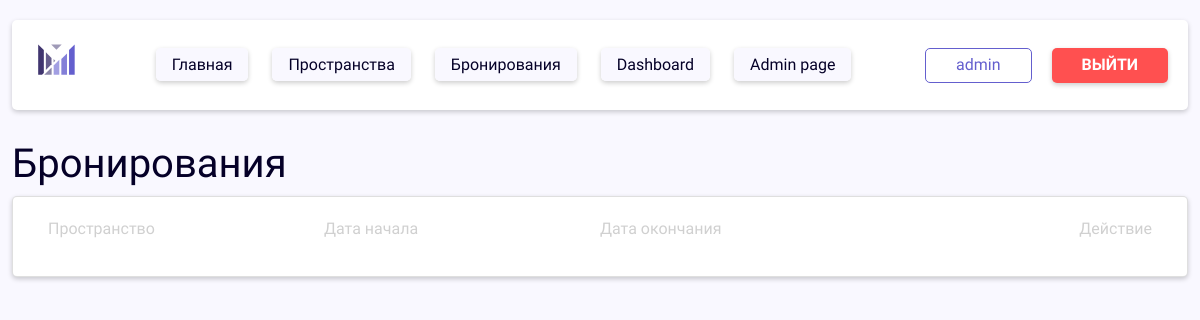
The app's page /bookings/ (signed in), older data.
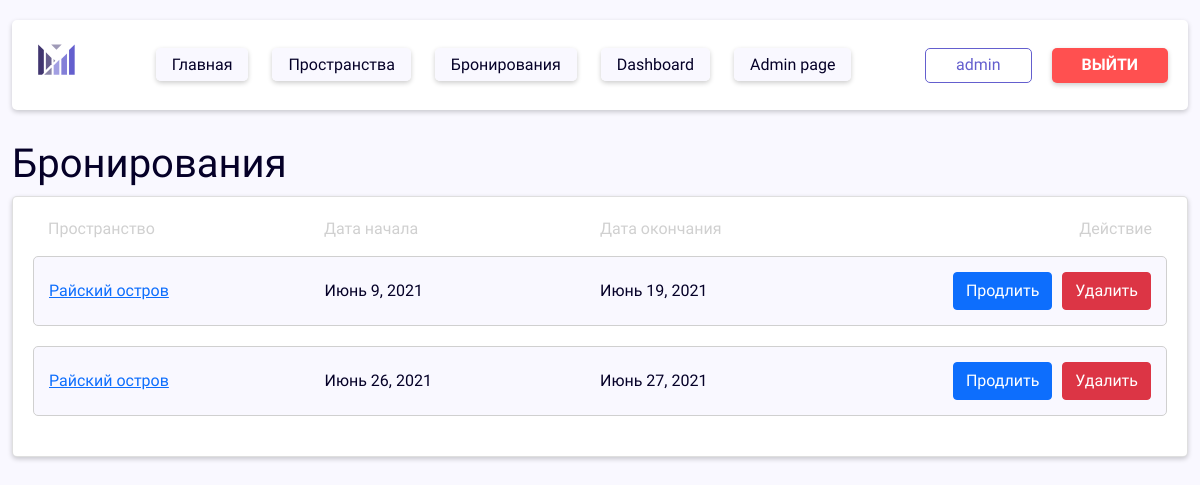
The same page, newer data.
### coworking/apps/main/models.py (models this page shows)
class User(AbstractUser):
    phone_number = models.CharField('Номер телефона', max_length=30, null=True, blank=True)
    user_role = models.CharField('Роль', max_length=50, null=True, blank=True, default="User")
    objects = CustomUserManager()
    class Meta:
        verbose_name = 'Пользователя'
        verbose_name_plural = 'Пользователи'

### coworking/apps/bookings/models.py (models this page shows, shortened)
class Booking(models.Model):
    start_date = models.DateTimeField('Дата начала брони')
    end_date = models.DateTimeField('Дата окончания брони')
    space = models.ForeignKey('spaces.Space', on_delete=models.CASCADE)
    user = models.ForeignKey(settings.AUTH_USER_MODEL, on_delete=models.CASCADE)
    class Meta:
        verbose_name = 'Бронь'
        verbose_name_plural = 'Бронирования'

### coworking/apps/spaces/models.py (models this page shows)
class Space(models.Model):
    address = models.CharField('Адрес', max_length=60)
    capacity = models.IntegerField('Вместимость')
    name = models.CharField('Название', max_length=30)
    area = models.IntegerField('Площадь')
    daily_cost = models.IntegerField('Цена за день')
    description = models.TextField('Описание')
    photo = models.ImageField(upload_to='coworking/static/img/spaces-images', default='')
    feature = models.ManyToManyField(Feature)
    def __str__(self):
        return self.name
    class Meta:
        verbose_name = 'Пространство'
        verbose_name_plural = 'Пространства'

### coworking/apps/bookings/views.py (the view)
# urls.py: path('', views.index, name='index'),
def index(request):
    bookings = Booking.objects.all().order_by('start_date')
    data = {
        'bookings': bookings,
    }
    return render(request, 'cabinet/bookings.html', data)

### coworking/templates/cabinet/bookings.html (shortened to what this page needs)
{% extends 'layout.html' %}
{% block content %}
  {% include 'header.html' %}
  <main class="main">
    <div class="container-fluid">
      {% if request.user.is_authenticated %}
        <h1 class="text-start">Бронирования</h1>
        <div class="card">
          <div class="bookings-card-head">
            <div class="list__item__field bookings-card__space">
              <span class="bookings-card-head__text">Пространство</span>
            </div>
            <div class="list__item__field bookings-card__start-date">
              <span class="bookings-card-head__text">Дата начала</span>
            </div>
            <div class="list__item__field bookings-card__end-date">
              <span class="bookings-card-head__text">Дата окончания</span>
            </div>
            <div class="list__item__field bookings-card__action">
              <span class="bookings-card-head__text">Действие</span>
            </div>
          </div>
          <ul class="list">
            {% for el in bookings %}
              {% if request.user.id == el.user.id %}
                <li class="list__item">
                  <div class="list__item__field bookings-card__space">
                    <a href="/spaces/{{ el.space.id }}" class="list__item__text">{{ el.space }}</a>
                  </div>
                  <div class="list__item__field bookings-card__start-date">
                    <span class="list__item__text">{{ el.start_date.date }}</span>
                  </div>
                  <div class="list__item__field bookings-card__end-date">
                    <span class="list__item__text">{{ el.end_date.date }}</span>
                  </div>
                  <div class="list__item__field bookings-card__action">
                    <a href="update/{{ el.id }}" class="btn btn-primary">Продлить</a>
                    <a href="delete/{{ el.id }}"
                       class="btn btn-danger bookings-card__action__delete">Удалить</a>
                  </div>
                </li>
              {% endif %}
            {% endfor %}
          </ul>
        </div>
      {% else %}
        <h1>You are not authorized</h1>
        <a href="/accounts/login" class="btn btn-primary">Войти</a>
        <a href="{% url 'register' %}" class="btn btn-success">Регистрация</a>
      {% endif %}
    </div>
  </main>
{% endblock %}

### coworking/templates/layout.html (shortened to what this page needs)
{% load static %}
<!DOCTYPE html>
<html lang="en">
<head>
  <link rel="stylesheet" href="https://cdnjs.cloudflare.com/ajax/libs/normalize/8.0.1/normalize.min.css"
/>
  <link href="https://cdn.jsdelivr.net/npm/bootstrap@5.0.2/dist/css/bootstrap.min.css" rel="stylesheet"
>
  <link rel="stylesheet" href="{% static 'css/styles.css' %}">
</head>
<body>
{% block content %}
{% endblock %}
</body>
</html>

### coworking/templates/header.html
{% load static %}
{% load active_link_tags %}
<header class="header">
  <div class="container-fluid">
    <div class="header__card d-flex justify-content-between align-items-center">
      <a href="/"><img src="{% static 'img/logo.svg' %}" class="logo" alt="Logo"/></a>
      <ul class="menu">
        <li class="menu__item">
          <a href="{% url 'index' %}" class="menu__item__link {% active_link 'index' strict=True %}">Главная</a>
          <a href="{% url 'spaces:index' %}" class="menu__item__link {% active_link 'spaces:index' %}">Пространства</a>
          {% if request.user.is_authenticated %}
            <a href="{% url 'bookings:index' %}" class="menu__item__link {% active_link 'bookings:index' %}">Бронирования</a>
            {% if request.user.user_role == 'Operator' or request.user.user_role == 'Admin' %}
              <a href="{% url 'dashboard' %}" class="menu__item__link {% active_link 'dashboard' %}">Dashboard</a>
            {% endif %}
            {% if request.user.user_role == 'Admin' %}
              <a href="/admin" class="menu__item__link">Admin page</a>
            {% endif %}
          {% endif %}
        </li>
      </ul>
      <div class="header-btns">
        {% if request.user.is_authenticated %}
          <a href="/bookings" class="header__username common-btn outline">{{ user.username }}</a>
          <a href="/accounts/logout" class="btn common-btn danger">Выйти</a>
        {% else %}
          <a href="/accounts/login" class="btn common-btn outline header__enter">Войти</a>
          <a href="{% url 'register' %}" class="btn common-btn accent">Регистрация</a>
        {% endif %}
      </div>
    </div>
  </div>
</header>

### coworking/static/css/styles.css (style rules this page uses)
body { margin:0;-webkit-box-sizing:border-box;box-sizing:border-box;font-family:"PT Sans",Arial,sans-serif;-webkit-font-smoothing:antialiased;-moz-osx-font-smoothing:grayscale;color:#050028;background-color:#f9f8ff;overflow-x:hidden }
.main { margin-top:20px;padding-bottom:20px }
.common-btn { height:35px;display:-webkit-box;display:-ms-flexbox;display:flex;-webkit-box-pack:center;-ms-flex-pack:center;justify-content:center;-webkit-box-align:center;-ms-flex-align:center;align-items:center;padding-left:30px;padding-right:30px;border-radius:5px;border:0 }
.common-btn.outline { border:1px solid #645FCE;color:#645FCE }
.common-btn.danger { background-color:#FF5050;-webkit-box-shadow:0 2px 5px rgba(0,0,0,0.2);box-shadow:0 2px 5px rgba(0,0,0,0.2);color:white;text-transform:uppercase;font-weight:bold }
ul { padding:0;margin:0;list-style:none }
.logo { height:50px }
.menu { display:-webkit-box;display:-ms-flexbox;display:flex }
.header { padding-top:20px;padding-bottom:10px }
.header .header__card { padding:20px;border-radius:5px;background-color:white;-webkit-box-shadow:0 2px 5px rgba(0,0,0,0.2);box-shadow:0 2px 5px rgba(0,0,0,0.2) }
.header-btns { display:-webkit-box;display:-ms-flexbox;display:flex;-webkit-box-align:center;-ms-flex-align:center;align-items:center }
.header__username { text-decoration:none;margin-right:20px }
.menu__item__link { margin-left:10px;margin-right:10px;text-decoration:none;color:#050028;padding:7px 16px;background-color:#f9f8ff;-webkit-box-shadow:0 2px 5px rgba(0,0,0,0.2);box-shadow:0 2px 5px rgba(0,0,0,0.2);border-radius:5px }
.card { background-color:white;border-radius:5px;-webkit-box-shadow:0 2px 5px rgba(0,0,0,0.2);box-shadow:0 2px 5px rgba(0,0,0,0.2);padding:20px }
.bookings-card-head { display:-webkit-box;display:-ms-flexbox;display:flex;-webkit-box-align:center;-ms-flex-align:center;align-items:center;-webkit-box-pack:justify;-ms-flex-pack:justify;justify-content:space-between;margin-bottom:15px;padding-left:15px;padding-right:15px }
.bookings-card-head__text { color:#d0d0d0 }
.list__item { display:-webkit-box;display:-ms-flexbox;display:flex;-webkit-box-align:center;-ms-flex-align:center;align-items:center;-webkit-box-pack:justify;-ms-flex-pack:justify;justify-content:space-between;margin-bottom:20px;padding:15px;background-color:#f9f8ff;border:1px solid #d0d0d0;border-radius:5px }
.list__item { display:-webkit-box;display:-ms-flexbox;display:flex }
.list__item__field { -webkit-box-flex:1;-ms-flex:1;flex:1 }
.bookings-card__action { display:-webkit-box;display:-ms-flexbox;display:flex;-webkit-box-pack:end;-ms-flex-pack:end;justify-content:flex-end }
.bookings-card__action__delete { margin-left:10px }

Row changes from the older to the newer data that the page shows:
added Booking: space "Райский остров", start_date "Июнь 9, 2021", end_date "Июнь 19, 2021"
added Booking: space "Райский остров", start_date "Июнь 26, 2021", end_date "Июнь 27, 2021"
